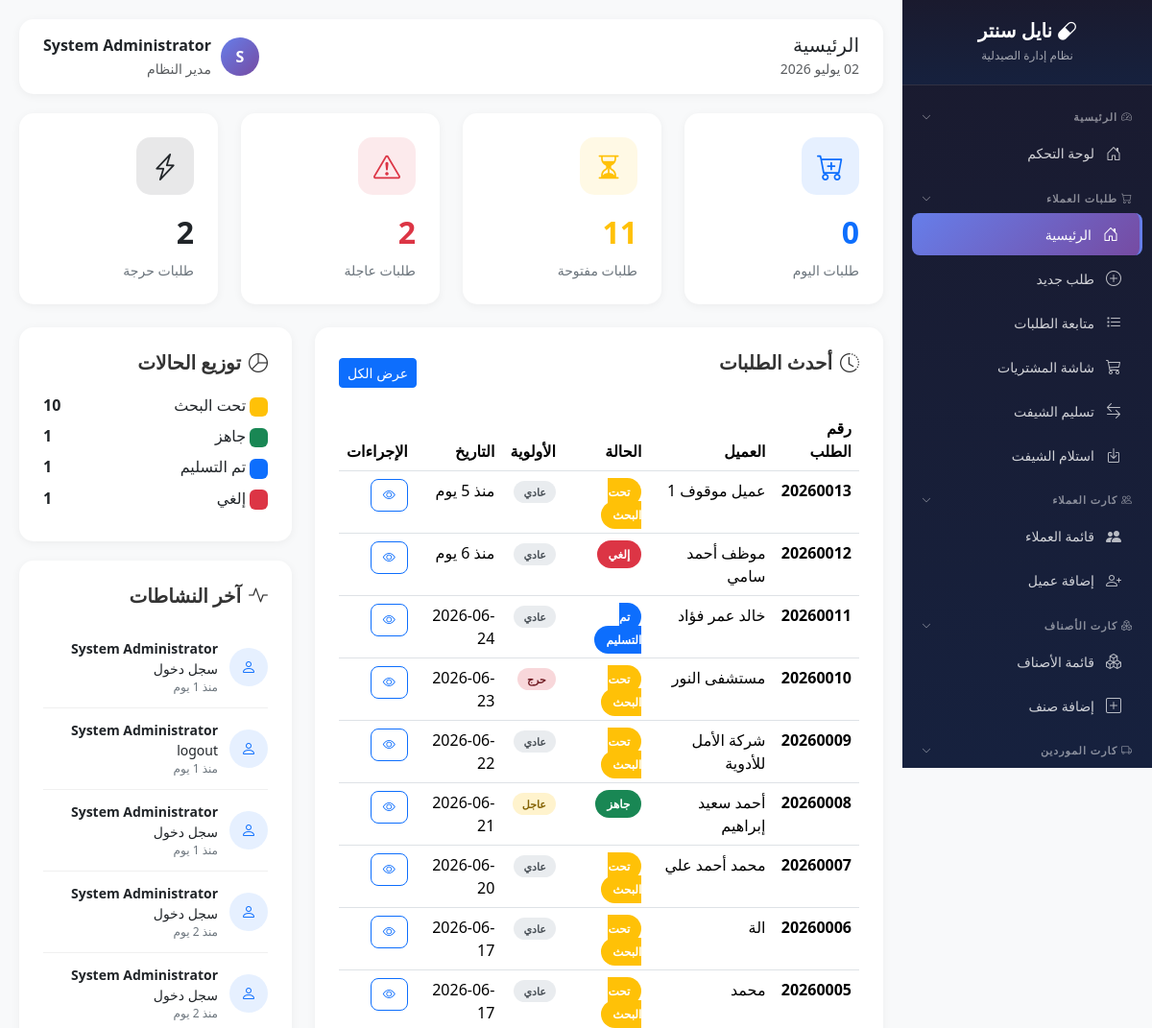
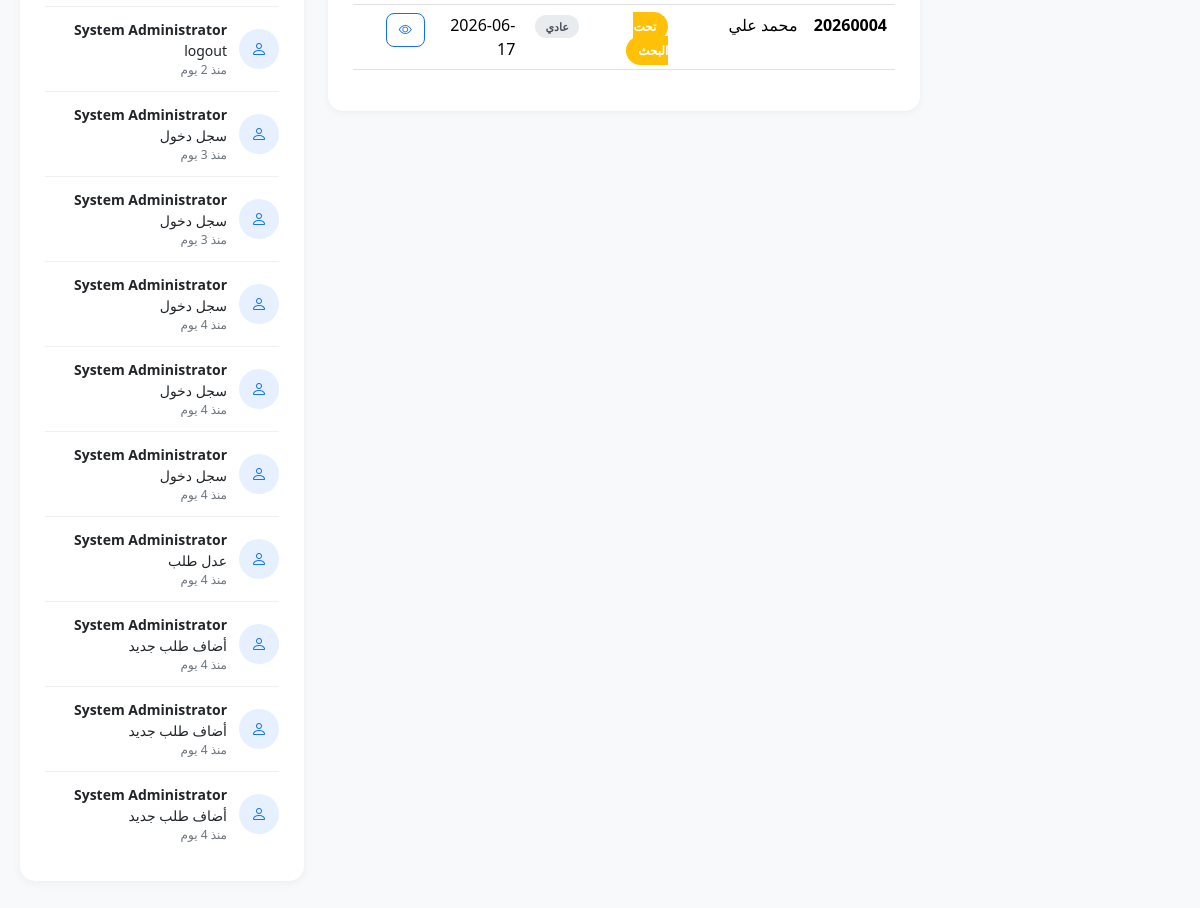
/modules/customer-requests/index.php (signed in), run on an earlier commit of the app's database (2 pictures, top to bottom).
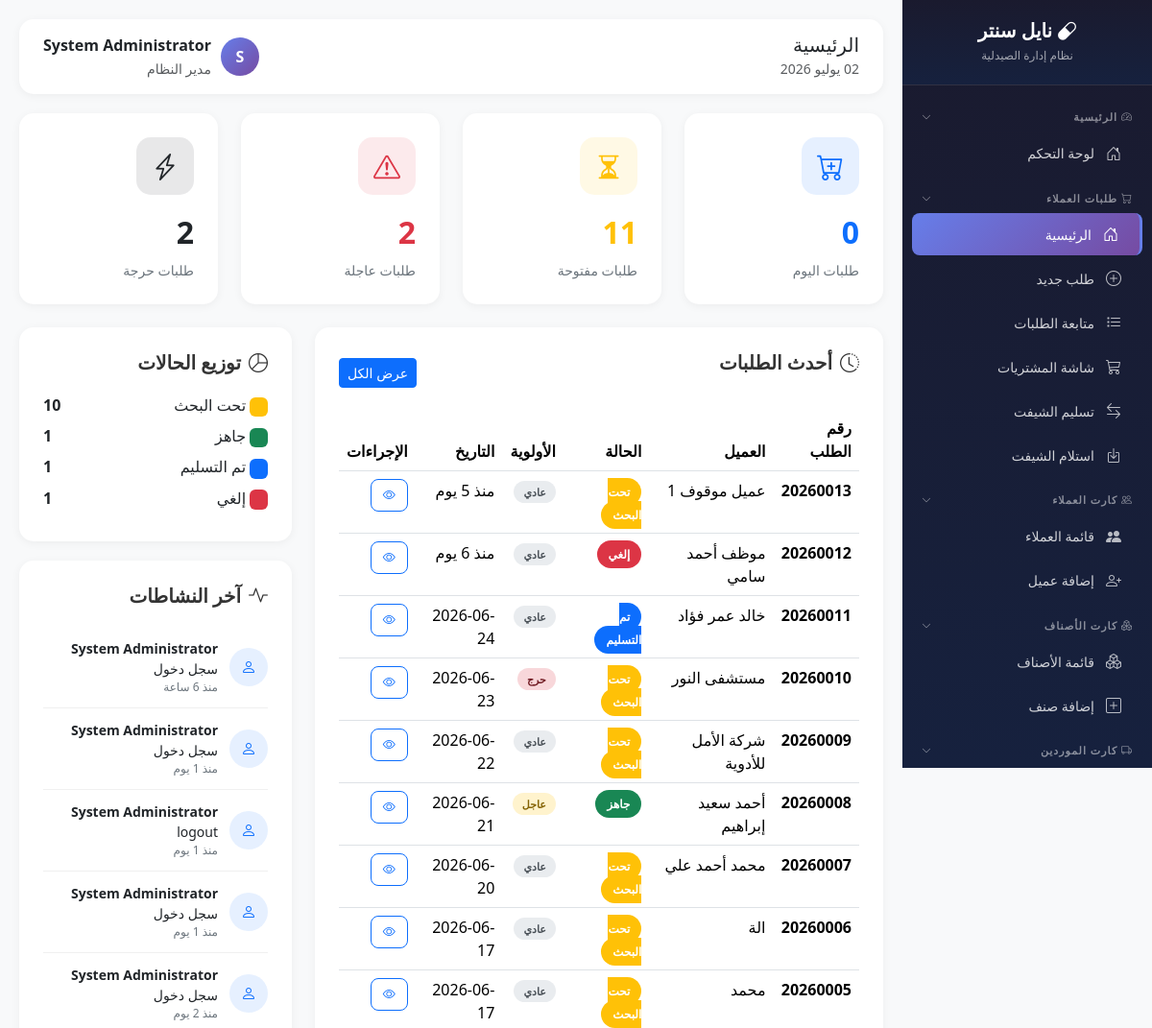
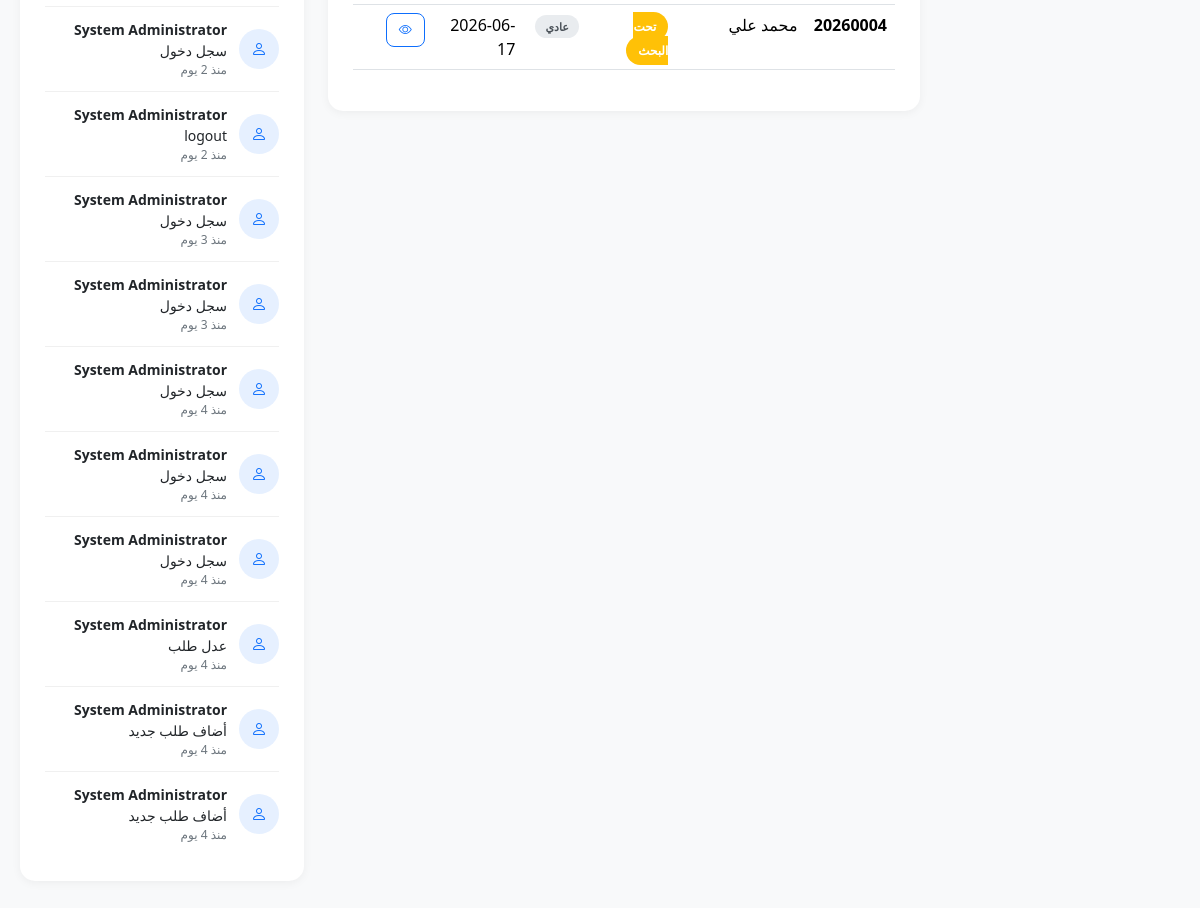
And on a later commit of the database (2 pictures, top to bottom).
### tables this page shows
CREATE TABLE `orders` (
  `id` int(11) NOT NULL,
  `order_number` varchar(20) NOT NULL,
  `customer_id` int(11) DEFAULT NULL,
  `customer_code` varchar(50) DEFAULT NULL,
  `customer_name` varchar(100) NOT NULL,
  `customer_phone` varchar(20) DEFAULT NULL,
  `customer_phone2` varchar(20) DEFAULT NULL,
  `customer_address` varchar(255) DEFAULT NULL,
  `branch_code` varchar(20) DEFAULT NULL,
  `order_date` datetime DEFAULT current_timestamp(),
  `priority` enum('normal','urgent','critical') DEFAULT 'normal',
  `status_id` int(11) DEFAULT 1,
  `total_items` int(11) DEFAULT 0,
  `notes` text DEFAULT NULL,
  `created_by` int(11) NOT NULL,
  `created_at` timestamp NOT NULL DEFAULT current_timestamp(),
  `updated_by` int(11) DEFAULT NULL,
  `updated_at` timestamp NULL DEFAULT NULL,
  `total_discount_type` enum('percentage','fixed') DEFAULT NULL,
  `total_discount_value` decimal(10,2) DEFAULT 0.00,
  `final_total` decimal(10,2) DEFAULT 0.00
);

CREATE TABLE `order_statuses` (
  `id` int(11) NOT NULL,
  `status_name` varchar(50) NOT NULL,
  `status_color` varchar(20) DEFAULT '#6c757d',
  `sort_order` int(11) DEFAULT 0,
  `is_default` tinyint(1) DEFAULT 0,
  `is_final` tinyint(1) DEFAULT 0,
  `is_active` tinyint(1) DEFAULT 1,
  `created_at` timestamp NOT NULL DEFAULT current_timestamp(),
  `updated_at` timestamp NOT NULL DEFAULT current_timestamp() ON UPDATE current_timestamp()
);

CREATE TABLE `activity_logs` (
  `id` int(11) NOT NULL,
  `user_id` int(11) DEFAULT NULL,
  `user_name` varchar(100) DEFAULT NULL,
  `action` varchar(50) NOT NULL,
  `table_name` varchar(50) DEFAULT NULL,
  `record_id` int(11) DEFAULT NULL,
  `old_value` text DEFAULT NULL,
  `new_value` text DEFAULT NULL,
  `ip_address` varchar(50) DEFAULT NULL,
  `created_at` timestamp NOT NULL DEFAULT current_timestamp()
);

CREATE TABLE `users` (
  `id` int(11) NOT NULL,
  `username` varchar(50) NOT NULL,
  `password` varchar(255) NOT NULL,
  `full_name` varchar(100) NOT NULL,
  `role` enum('admin','pharmacist','purchaser','cashier') DEFAULT 'pharmacist',
  `branch_code` varchar(20) DEFAULT NULL,
  `phone` varchar(20) DEFAULT NULL,
  `is_active` tinyint(1) DEFAULT 1,
  `last_login` datetime DEFAULT NULL,
  `created_at` timestamp NOT NULL DEFAULT current_timestamp(),
  `updated_at` timestamp NOT NULL DEFAULT current_timestamp() ON UPDATE current_timestamp()
);

### core/config.php (called while the page is built, shortened)
<?php
function timeAgo($datetime) {
    $time = strtotime($datetime);
    $now = time();
    $diff = $now - $time;
    if ($diff < 86400) return 'منذ ' . floor($diff / 3600) . ' ساعة';
    if ($diff < 604800) return 'منذ ' . floor($diff / 86400) . ' يوم';
    return date('Y-m-d', $time);
}

### modules/customer-requests/index.php (the view, shortened to what the changed rows need)
<?php
require_once __DIR__ . '/../../core/config.php';
$db = getDB();
$stats = [];
$stmt = $db->query("SELECT COUNT(*) as count FROM orders WHERE DATE(order_date) = CURDATE()");
$stats['today_orders'] = $stmt->fetch()['count'];
$stmt = $db->query("SELECT COUNT(*) as count FROM orders o
    JOIN order_statuses os ON o.status_id = os.id
    WHERE os.is_final = 0");
$stats['open_orders'] = $stmt->fetch()['count'];
$stmt = $db->query("SELECT COUNT(*) as count FROM orders WHERE priority = 'urgent' AND status_id IN (SELECT id FROM order_statuses WHERE is_final = 0)");
$stats['urgent_orders'] = $stmt->fetch()['count'];
$stmt = $db->query("SELECT COUNT(*) as count FROM orders WHERE priority = 'critical' AND status_id IN (SELECT id FROM order_statuses WHERE is_final = 0)");
$stats['critical_orders'] = $stmt->fetch()['count'];
$stmt = $db->query("SELECT o.*, os.status_name, os.status_color, u.full_name as creator_name
    FROM orders o
    JOIN order_statuses os ON o.status_id = os.id
    JOIN users u ON o.created_by = u.id
    ORDER BY o.created_at DESC LIMIT 10");
$recent_orders = $stmt->fetchAll();
$stmt = $db->query("SELECT os.status_name, os.status_color, COUNT(o.id) as count
    FROM order_statuses os
    LEFT JOIN orders o ON os.id = o.status_id
    WHERE os.is_active = 1
    GROUP BY os.id, os.status_name, os.status_color
    ORDER BY os.sort_order");
$status_dist = $stmt->fetchAll();
$stmt = $db->query("SELECT al.*, u.full_name as user_name
    FROM activity_logs al
    LEFT JOIN users u ON al.user_id = u.id
    ORDER BY al.created_at DESC LIMIT 15");
$activities = $stmt->fetchAll();
?>
<!DOCTYPE html>
<html lang="ar" dir="rtl">
<head>
    <link href="https://cdn.jsdelivr.net/npm/bootstrap@5.3.2/dist/css/bootstrap.rtl.min.css" rel="stylesheet">
    <link href="https://cdn.jsdelivr.net/npm/bootstrap-icons@1.11.1/font/bootstrap-icons.css" rel="stylesheet">
    <link href="https://cdn.datatables.net/1.13.7/css/dataTables.bootstrap5.min.css" rel="stylesheet">
</head>
<body>
    <div class="main-content">
        <div class="row g-4 mb-4">
            <div class="col-md-3">
                <div class="stat-card">
                    <div class="stat-icon bg-danger bg-opacity-10 text-danger">
                        <i class="bi bi-exclamation-triangle"></i>
                    </div>
                    <div class="stat-value text-danger"><?= $stats['urgent_orders'] ?></div>
                    <div class="stat-label">طلبات عاجلة</div>
                </div>
            </div>
            <div class="col-md-3">
                <div class="stat-card">
                    <div class="stat-icon bg-dark bg-opacity-10 text-dark">
                        <i class="bi bi-lightning-charge"></i>
                    </div>
                    <div class="stat-value text-dark"><?= $stats['critical_orders'] ?></div>
                    <div class="stat-label">طلبات حرجة</div>
                </div>
            </div>
        </div>
        <div class="row">
            <div class="col-lg-8">
                <div class="content-card">
                    <div class="table-responsive">
                        <table class="table table-hover">
                            <thead>
                                <tr>
                                    <th>رقم الطلب</th>
                                    <th>العميل</th>
                                    <th>الحالة</th>
                                    <th>الأولوية</th>
                                    <th>التاريخ</th>
                                    <th>الإجراءات</th>
                                </tr>
                            </thead>
                            <tbody>
                                <?php foreach ($recent_orders as $order): ?>
                                <tr>
                                    <td class="fw-bold"><?= $order['order_number'] ?></td>
                                    <td><?= $order['customer_name'] ?></td>
                                    <td>
                                        <span class="status-badge" style="background: <?= $order['status_color'] ?>">
                                            <?= $order['status_name'] ?>
                                        </span>
                                    </td>
                                    <td>
                                        <span class="priority-badge priority-<?= $order['priority'] ?>">
                                            <?= $order['priority'] === 'normal' ? 'عادي' : ($order['priority'] === 'urgent' ? 'عاجل' : 'حرج') ?>
                                        </span>
                                    </td>
                                    <td><?= timeAgo($order['created_at']) ?></td>
                                    <td>
                                        <a href="orders.php?view=<?= $order['id'] ?>" class="btn btn-sm btn-outline-primary btn-action">
                                            <i class="bi bi-eye"></i>
                                        </a>
                                    </td>
                                </tr>
                                <?php endforeach; ?>
                            </tbody>
                        </table>
                    </div>
                </div>
            </div>
            <div class="col-lg-4">
                <div class="content-card">
                    <?php foreach ($status_dist as $status): ?>
                    <div class="d-flex justify-content-between align-items-center mb-2">
                        <span>
                            <span class="badge" style="background: <?= $status['status_color'] ?>">&nbsp;</span>
                            <?= $status['status_name'] ?>
                        </span>
                        <span class="fw-bold"><?= $status['count'] ?></span>
                    </div>
                    <?php endforeach; ?>
                </div>
                <div class="content-card">
                    <?php foreach ($activities as $activity): ?>
                    <div class="activity-item">
                        <div class="activity-icon bg-primary bg-opacity-10 text-primary">
                            <i class="bi bi-person"></i>
                        </div>
                        <div class="activity-content">
                            <div class="small">
                                <strong><?= $activity['user_name'] ?? 'System' ?></strong>
                                <?= $activity['action'] === 'login' ? 'سجل دخول' : ($activity['action'] === 'create' ? 'أضاف طلب جديد' : ($activity['action'] === 'update' ? 'عدل طلب' : $activity['action'])) ?>
                            </div>
                            <div class="activity-time"><?= timeAgo($activity['created_at']) ?></div>
                        </div>
                    </div>
                    <?php endforeach; ?>
                </div>
            </div>
        </div>
    </div>
</body>
</html>

What changed in the data, as far as the page shows it:
no longer on this page (row unchanged): activity_logs: user.full_name "System Administrator", action "أضاف طلب جديد", created_at "منذ 4 يوم"
added activity_logs: user.full_name "System Administrator", action "سجل دخول", created_at "منذ 6 ساعة"
